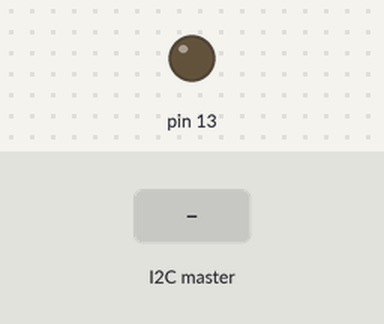
The sketch below on a simulated Arduino Uno, built with avr-gcc and run on an emulated ATmega328P. Shown: output pins drawn as LEDs (lit = HIGH). The inputs (shaded band) are chosen by the test bench.

Above: at 1.2 s.
1.3 s: the I2C master sends the byte 1
At 1.6 s:
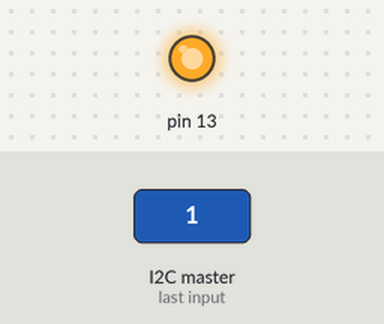
Timing chart, 0 to 4.3 s (numbered marks = the images above; inputs shaded):
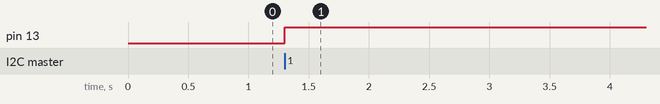

The sketch:

Arduino_I2Ctest_minimum.ino
```cpp
#include <Wire.h>

#define SLAVE_ADDRESS 0x05
int number = 0;
int state = 0;

double temp;

void setup() {
 pinMode(13, OUTPUT);

 // initialize i2c as slave
 Wire.begin(SLAVE_ADDRESS);

 // define callbacks for i2c communication
 Wire.onReceive(receiveData);
 Wire.onRequest(sendData);
}

void loop() {
 delay(100);
 temp = GetTemp();
}

// callback for received data
void receiveData(int byteCount){

 while(Wire.available()) {
  number = Wire.read();

  if (number == 1){
   if (state == 0){
    digitalWrite(13, HIGH); // set the LED on
    state = 1;
   } else{
    digitalWrite(13, LOW); // set the LED off
    state = 0;
   }
  }

  if(number==2) {
   number = (int)temp;
  }
 }
}

// callback for sending data
void sendData(){
 Wire.write(number);
}

// Get the internal temperature of the arduino
double GetTemp(void)
{
  /*
 unsigned int wADC;
 double t;
 ADMUX = (_BV(REFS1) | _BV(REFS0) | _BV(MUX3));
 ADCSRA |= _BV(ADEN); // enable the ADC
 delay(20); // wait for voltages to become stable.
 ADCSRA |= _BV(ADSC); // Start the ADC
 while (bit_is_set(ADCSRA,ADSC));
 wADC = ADCW;
 t = (wADC - 324.31 ) / 1.22;
 return (t);
 */
 return 32;
}
```

Measured:
- after the input at 1.3 s, pin 13: LOW → HIGH at once
